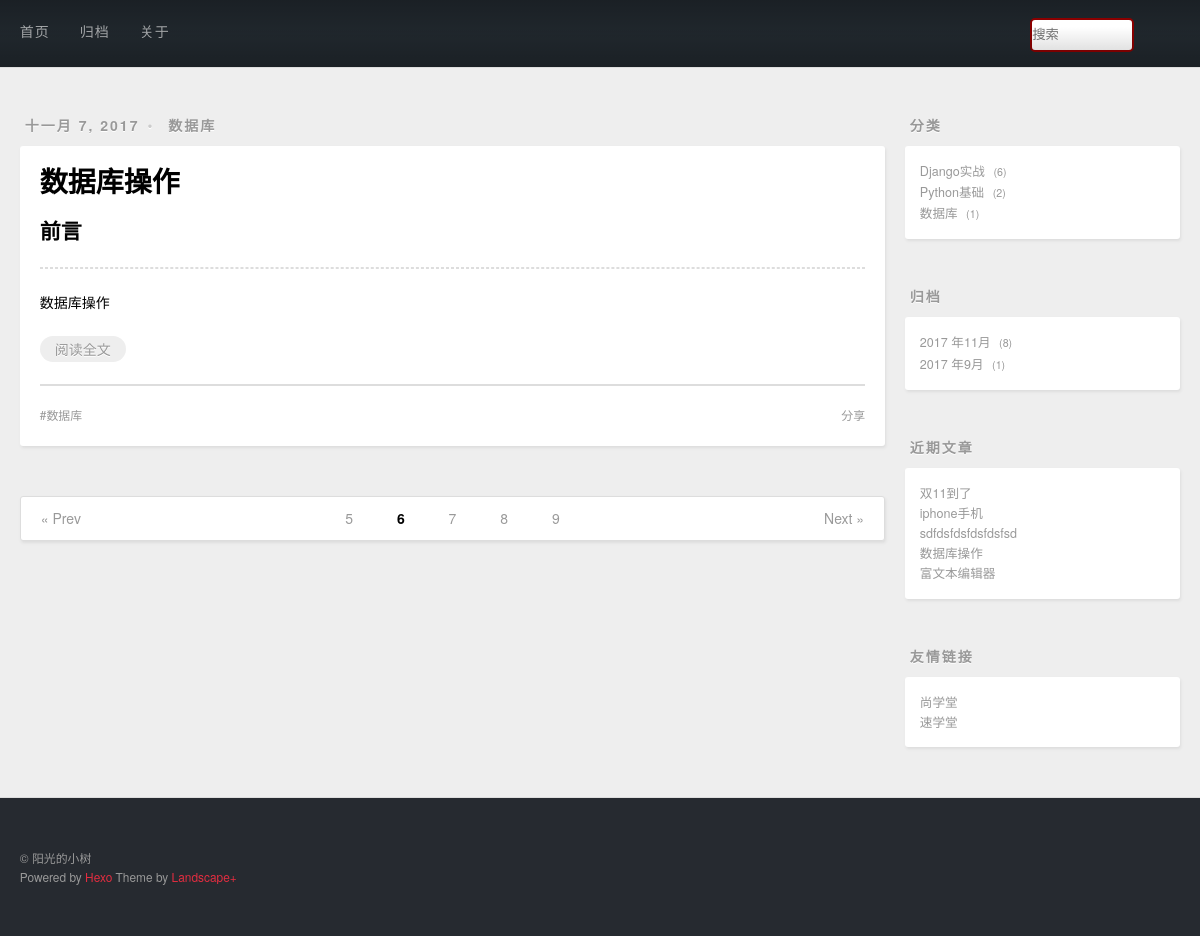
The page /page/6 on the database its author committed.
### post/models.py (models this page shows, shortened)
class Post(models.Model):
    title = models.CharField(max_length=20)
    desc = RichTextUploadingField()
    content = models.TextField()
    created = models.DateField(auto_now_add=True)
    modified = models.DateTimeField(auto_now=True)
    category = models.ForeignKey(Category)
    tags = models.ManyToManyField(Tag)
    @staticmethod
    def get_posts_by_page(num,per_page = 1):
        num = int(num)
        pagintor = Paginator(Post.objects.order_by('-modified').all(),per_page)
        if num<1:
            num = 1
        if num>pagintor.num_pages:
            num = pagintor.num_pages
        page = pagintor.page(num)
        pervious = 2
        last = 2
        if num<=pervious:
            start =1
            end = last+pervious+1
        if num>pervious:
            start = num-pervious+1
            end = num+last+1
        if end>pagintor.num_pages:
            min = end-pagintor.num_pages
            end = pagintor.num_pages
            start -= min
            if start<=1:
                start=1
        return  (page,range(start,end+1))

class Category(models.Model):
    name = models.CharField(max_length=20,unique=True)
    def __unicode__(self):
        return u'%s'%self.name

class Tag(models.Model):
    name = models.CharField(max_length=20, unique=True)
    def __unicode__(self):
        return u'%s'%self.name

### post/views.py (the view)
# urls.py: url(r'^page/(\d+)$',views.index_view),
def index_view(request,num='1'):
    page,page_range = Post.get_posts_by_page(num,1)
    return render(request,'index.html',context={'page':page,'page_range':page_range})

### post/contextprocessor.py (called while the page is built)
def slider_context_processor(request):
    context ={}
    context['category']=Post.objects.values('category','category__name').annotate(count = Count('*'))
    archive = Post.objects.values('created').order_by('-created')
    context['archive']=archive
    context['recent']=Post.objects.order_by('-created').all()[:5]
    return context

### post/templatetags/custommark.py (called while the page is built)
@register.filter
def mark(value):
    return  markdown.markdown(value)

### post/templates/index.html (shortened to what this page needs)
{%  extends 'base.html' %}
{% load custommark %}
{% block main %}
  {% for post in page.object_list %}
 <article class="article article-type-post">
            <div class="article-meta">
                <a class="article-date">
                    <time>{{ post.created|date }}</time>
                </a>
                <div class="article-category">
                    <a class="article-category-link" href="#" target="_blank">{{ post.category|lower }}</a>
                </div>
            </div>
            <div class="article-inner">
                <header class="article-header">
                    <h1 itemprop="name">
                        <a class="article-title" href="#" target="_blank">{{ post.title }}</a>
                    </h1>
                </header>
                <div class="article-entry" itemprop="articleBody">
                    <h2>前言</h2>
                    <hr>
                    {{ post.desc|mark|safe }}
                    <p class="article-more-link">
                        <a href="/post/details/{{ post.id }}" target="_blank">阅读全文</a>
                    </p>
                </div>
                <footer class="article-footer">
                    <a data-url="存放文章的url" class="article-share-link">分享</a>
                    <ul class="article-tag-list">
                       {% for tag in post.tags.all %}
                        <li class="article-tag-list-item">
                            <a class="article-tag-list-link" href="#">{{ tag }}</a>
                        </li>
                       {% endfor %}
                    </ul>
                </footer>
            </div>
        </article>
  {% endfor %}
    <nav id="page-nav">
            {% if page.has_previous %}
             <a class="extend prev" rel="next" href="/page/{{ page.previous_page_number }}">« Prev</a>
            {% endif %}
              {% for p in page_range %}
              {% if p == page.number %}
              <span class="page-number current">{{ p }}</span>
              {% else  %}
                  <a class="page-number" href="/page/{{ p }}">{{ p }}</a>
              {% endif %}
              {% endfor %}
            {% if page.has_next %}
            <a class="extend next" rel="next" href="/page/{{ page.next_page_number }}">Next »</a>
            {% endif %}
    </nav>
{% endblock main %}

### templates/slider.html
<aside id="sidebar">
  <div class="widget-wrap">
    <h3 class="widget-title">分类</h3>
    <div class="widget">
      <ul class="category-list">
          {% for cate in category %}
              <li class="category-list-item">
              <a class="category-list-link" href="/category/{{ cate.category }}">{{ cate.category__name }}</a>
              <span class="category-list-count">{{ cate.count }}</span>
          </li>
          {% endfor cate %}
      </ul>
      </div>
  </div>
  <div class="widget-wrap">
    <h3 class="widget-title">归档</h3>
    <div class="widget">
      <ul class="archive-list">
           {% regroup archive by created.year as year_group  %}
          {% for year in year_group %}
              {%  regroup year.list by created.month  as month_group %}
                  {% for month in month_group %}
          <li class="archive-list-item">
                      <a class="archive-list-link" href="/archive/{{ year.grouper }}/{{month.grouper}}">{{ year.grouper  }} 年{{ month.grouper }}月</a>
              <span class="archive-list-count">{{ month.list|length }}</span>
          </li>{% endfor  %}
       {% endfor %}
      </ul>
    </div>
  </div>
  <div class="widget-wrap">
    <h3 class="widget-title">近期文章</h3>
    <div class="widget">
      <ul>
         {% for p in recent %}
              <li>
            <a href="/post/details/{{ p.id }}" target="_blank">{{ p.title }}</a>
          </li>
          {% endfor %}
      </ul>
    </div>
  </div>
  <div class="widget-wrap">
    <h3 class="widget-title">友情链接</h3>
    <div class="widget">
      <ul>
          <li>
            <a href="http://www.bjsxt.com/" target="_blank">尚学堂</a>
          </li>
          <li>
            <a href="http://www.sxt.cn/" target="_blank">速学堂</a>
          </li>
      </ul>
    </div>
  </div>
</aside>

### rows shown on the page
Post: created "十一月 7, 2017", category "数据库", title "数据库操作", desc|mark "数据库操作"
Tag: name "数据库"
Post: title "双11到了"
Post: title "iphone手机"
Post: title "sdfdsfdsfdsfdsfsd"
Post: title "富文本编辑器"

### other values the page prints
{{ p }} "5" "7" "8" "9"
{{ p }} "6"
{{ cate.category__name }} "Django实战" "Python基础" "数据库"
{{ cate.count }} "6" "2" "1"
{{ year.grouper }} "2017" "2017"
{{ month.grouper }} "11" "9"
{{ month.list|length }} "8" "1"
